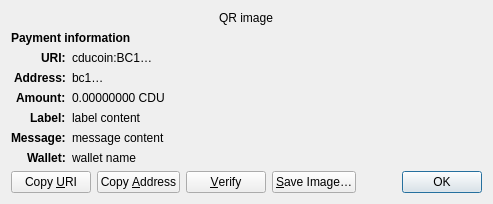
<?xml version="1.0" encoding="UTF-8"?>
<ui version="4.0">
 <class>ReceiveRequestDialog</class>
 <widget class="QDialog" name="ReceiveRequestDialog">
  <property name="geometry">
   <rect>
    <x>0</x>
    <y>0</y>
    <width>413</width>
    <height>229</height>
   </rect>
  </property>
  <property name="windowTitle">
   <string>Request payment to …</string>
  </property>
  <layout class="QGridLayout" name="gridLayout" columnstretch="0,1">
   <property name="sizeConstraint">
    <enum>QLayout::SetFixedSize</enum>
   </property>
   <item row="0" column="0" colspan="2" alignment="Qt::AlignHCenter">
    <widget class="QRImageWidget" name="qr_code">
     <property name="text">
      <string notr="true">QR image</string>
     </property>
     <property name="textInteractionFlags">
      <set>Qt::NoTextInteraction</set>
     </property>
    </widget>
   </item>
   <item row="1" column="0" colspan="2">
    <widget class="QLabel" name="payment_header">
     <property name="font">
      <font>
       <weight>75</weight>
       <bold>true</bold>
      </font>
     </property>
     <property name="text">
      <string>Payment information</string>
     </property>
     <property name="textInteractionFlags">
      <set>Qt::NoTextInteraction</set>
     </property>
    </widget>
   </item>
   <item row="2" column="0" alignment="Qt::AlignRight|Qt::AlignTop">
    <widget class="QLabel" name="uri_tag">
     <property name="font">
      <font>
       <weight>75</weight>
       <bold>true</bold>
      </font>
     </property>
     <property name="text">
      <string notr="true">URI:</string>
     </property>
     <property name="textFormat">
      <enum>Qt::PlainText</enum>
     </property>
     <property name="textInteractionFlags">
      <set>Qt::NoTextInteraction</set>
     </property>
    </widget>
   </item>
   <item row="2" column="1" alignment="Qt::AlignTop">
    <widget class="QLabel" name="uri_content">
     <property name="text">
      <string notr="true">cducoin:BC1…</string>
     </property>
     <property name="textFormat">
      <enum>Qt::RichText</enum>
     </property>
     <property name="wordWrap">
      <bool>true</bool>
     </property>
     <property name="textInteractionFlags">
      <set>Qt::TextSelectableByMouse</set>
     </property>
    </widget>
   </item>
   <item row="3" column="0" alignment="Qt::AlignRight|Qt::AlignTop">
    <widget class="QLabel" name="address_tag">
     <property name="font">
      <font>
       <weight>75</weight>
       <bold>true</bold>
      </font>
     </property>
     <property name="text">
      <string>Address:</string>
     </property>
     <property name="textInteractionFlags">
      <set>Qt::NoTextInteraction</set>
     </property>
    </widget>
   </item>
   <item row="3" column="1" alignment="Qt::AlignTop">
    <widget class="QLabel" name="address_content">
     <property name="text">
      <string notr="true">bc1…</string>
     </property>
     <property name="textFormat">
      <enum>Qt::PlainText</enum>
     </property>
     <property name="textInteractionFlags">
      <set>Qt::TextSelectableByMouse</set>
     </property>
    </widget>
   </item>
   <item row="4" column="0" alignment="Qt::AlignRight|Qt::AlignTop">
    <widget class="QLabel" name="amount_tag">
     <property name="font">
      <font>
       <weight>75</weight>
       <bold>true</bold>
      </font>
     </property>
     <property name="text">
      <string>Amount:</string>
     </property>
     <property name="textInteractionFlags">
      <set>Qt::NoTextInteraction</set>
     </property>
    </widget>
   </item>
   <item row="4" column="1" alignment="Qt::AlignTop">
    <widget class="QLabel" name="amount_content">
     <property name="text">
      <string notr="true">0.00000000 CDU</string>
     </property>
     <property name="textFormat">
      <enum>Qt::PlainText</enum>
     </property>
     <property name="textInteractionFlags">
      <set>Qt::TextSelectableByMouse</set>
     </property>
    </widget>
   </item>
   <item row="5" column="0" alignment="Qt::AlignRight|Qt::AlignTop">
    <widget class="QLabel" name="label_tag">
     <property name="font">
      <font>
       <weight>75</weight>
       <bold>true</bold>
      </font>
     </property>
     <property name="text">
      <string>Label:</string>
     </property>
     <property name="textInteractionFlags">
      <set>Qt::NoTextInteraction</set>
     </property>
    </widget>
   </item>
   <item row="5" column="1" alignment="Qt::AlignTop">
    <widget class="QLabel" name="label_content">
     <property name="text">
      <string notr="true">label content</string>
     </property>
     <property name="textFormat">
      <enum>Qt::PlainText</enum>
     </property>
     <property name="wordWrap">
      <bool>true</bool>
     </property>
     <property name="textInteractionFlags">
      <set>Qt::TextSelectableByMouse</set>
     </property>
    </widget>
   </item>
   <item row="6" column="0" alignment="Qt::AlignRight|Qt::AlignTop">
    <widget class="QLabel" name="message_tag">
     <property name="font">
      <font>
       <weight>75</weight>
       <bold>true</bold>
      </font>
     </property>
     <property name="text">
      <string>Message:</string>
     </property>
     <property name="textInteractionFlags">
      <set>Qt::NoTextInteraction</set>
     </property>
    </widget>
   </item>
   <item row="6" column="1" alignment="Qt::AlignTop">
    <widget class="QLabel" name="message_content">
     <property name="text">
      <string notr="true">message content</string>
     </property>
     <property name="textFormat">
      <enum>Qt::PlainText</enum>
     </property>
     <property name="wordWrap">
      <bool>true</bool>
     </property>
     <property name="textInteractionFlags">
      <set>Qt::TextSelectableByMouse</set>
     </property>
    </widget>
   </item>
   <item row="7" column="0" alignment="Qt::AlignRight|Qt::AlignTop">
    <widget class="QLabel" name="wallet_tag">
     <property name="font">
      <font>
       <weight>75</weight>
       <bold>true</bold>
      </font>
     </property>
     <property name="text">
      <string>Wallet:</string>
     </property>
     <property name="textInteractionFlags">
      <set>Qt::NoTextInteraction</set>
     </property>
    </widget>
   </item>
   <item row="7" column="1" alignment="Qt::AlignTop">
    <widget class="QLabel" name="wallet_content">
     <property name="text">
      <string notr="true">wallet name</string>
     </property>
     <property name="textFormat">
      <enum>Qt::PlainText</enum>
     </property>
     <property name="wordWrap">
      <bool>true</bool>
     </property>
     <property name="textInteractionFlags">
      <set>Qt::TextSelectableByMouse</set>
     </property>
    </widget>
   </item>
   <item row="8" column="0" colspan="2">
    <layout class="QHBoxLayout" name="horizontalLayout">
     <item>
      <widget class="QPushButton" name="btnCopyURI">
       <property name="text">
        <string>Copy &amp;URI</string>
       </property>
       <property name="autoDefault">
        <bool>false</bool>
       </property>
      </widget>
     </item>
     <item>
      <widget class="QPushButton" name="btnCopyAddress">
       <property name="text">
        <string>Copy &amp;Address</string>
       </property>
       <property name="autoDefault">
        <bool>false</bool>
       </property>
      </widget>
     </item>
     <item>
      <widget class="QPushButton" name="btnVerify">
       <property name="text">
        <string>&amp;Verify</string>
       </property>
       <property name="toolTip">
        <string>Verify this address on e.g. a hardware wallet screen</string>
       </property>
       <property name="autoDefault">
        <bool>false</bool>
       </property>
      </widget>
     </item>
     <item>
      <widget class="QPushButton" name="btnSaveAs">
       <property name="text">
        <string>&amp;Save Image…</string>
       </property>
       <property name="autoDefault">
        <bool>false</bool>
       </property>
      </widget>
     </item>
     <item>
      <spacer name="horizontalSpacer_2">
       <property name="orientation">
        <enum>Qt::Horizontal</enum>
       </property>
       <property name="sizeHint" stdset="0">
        <size>
         <width>40</width>
         <height>20</height>
        </size>
       </property>
      </spacer>
     </item>
     <item>
      <widget class="QDialogButtonBox" name="buttonBox">
       <property name="focusPolicy">
        <enum>Qt::StrongFocus</enum>
       </property>
       <property name="standardButtons">
        <set>QDialogButtonBox::Ok</set>
       </property>
      </widget>
     </item>
    </layout>
   </item>
  </layout>
 </widget>
 <customwidgets>
  <customwidget>
   <class>QRImageWidget</class>
   <extends>QLabel</extends>
   <header>qt/qrimagewidget.h</header>
  </customwidget>
 </customwidgets>
 <tabstops>
  <tabstop>buttonBox</tabstop>
  <tabstop>btnCopyURI</tabstop>
  <tabstop>btnCopyAddress</tabstop>
  <tabstop>btnSaveAs</tabstop>
 </tabstops>
 <resources/>
 <connections>
  <connection>
   <sender>buttonBox</sender>
   <signal>accepted()</signal>
   <receiver>ReceiveRequestDialog</receiver>
   <slot>accept()</slot>
   <hints>
    <hint type="sourcelabel">
     <x>135</x>
     <y>230</y>
    </hint>
    <hint type="destinationlabel">
     <x>135</x>
     <y>126</y>
    </hint>
   </hints>
  </connection>
 </connections>
</ui>
